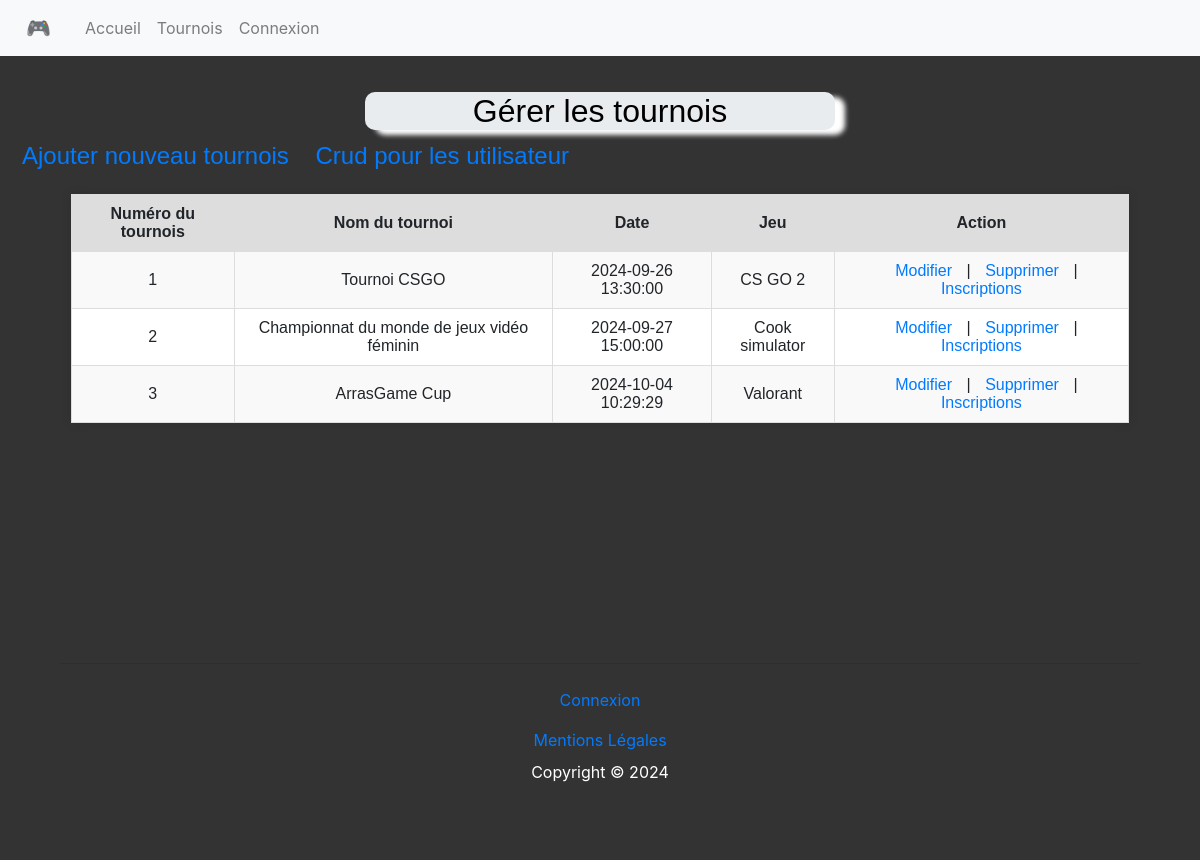
The app's page /AP/crudtournois.php, older data.
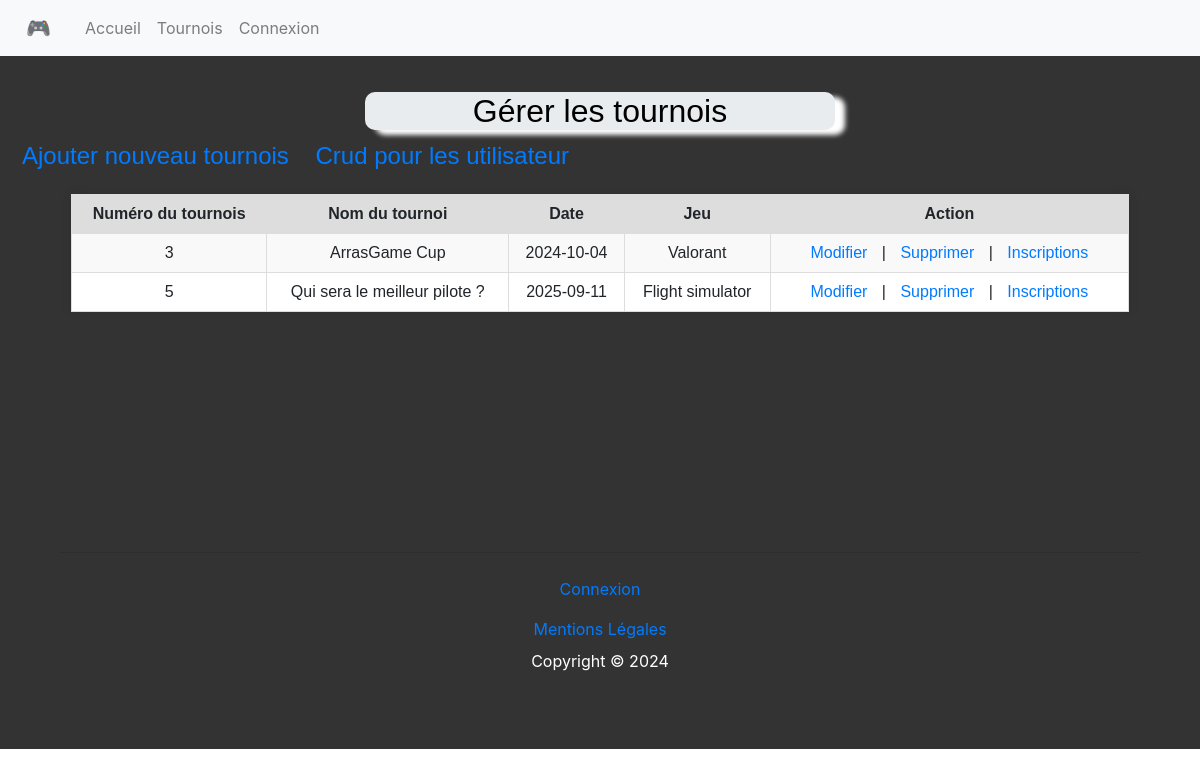
The same page, newer data.
### tables this page shows
CREATE TABLE `tournois` (
  `id` int(11) NOT NULL,
  `nom_tournoi` varchar(100) NOT NULL,
  `date` date NOT NULL,
  `id_jeu` int(11) NOT NULL
);

CREATE TABLE `jeux` (
  `id` int(11) NOT NULL,
  `nom_jeu` varchar(100) NOT NULL,
  `plateforme` varchar(100) NOT NULL
);

### AP/crudtournois.php (the view, shortened to what this page needs)
<?php
require_once("db_connect.php");
$stmt = $pdo->prepare("SELECT tournois.id, tournois.nom_tournoi AS nom_tournoi, tournois.date, jeux.nom_jeu FROM tournois JOIN jeux ON tournois.id_jeu = jeux.id ORDER BY tournois.id");
$stmt->execute();
?>
<html>
<head>
    <link rel="stylesheet" href="style.css">
    <link rel="stylesheet" href="https://stackpath.bootstrapcdn.com/bootstrap/4.3.1/css/bootstrap.min.css">
</head>
<body>
	<?php include('header.php'); ?>
	<main>
		<br>
		<div class="titre">
			<h2>Gérer les tournois</h2>
		</div>
		<p>
			<a href="addtournois.php ">Ajouter nouveau tournois</a>
        	<a href="crud.php">Crud pour les utilisateur</a>
		</p>
		<table width='80%' border=0>
			<tr bgcolor='#DDDDDD'>
				<td><strong>Numéro du tournois </strong></td>
				<td><strong>Nom du tournoi</strong></td>
				<td><strong>Date</strong></td>
            	<td><strong>Jeu</strong></td>
				<td><strong>Action</strong></td>
			</tr>
			<?php
	    	while ($res = $stmt->fetch(PDO::FETCH_ASSOC)) {
            	echo "<tr>";
				echo "<td>".$res['id']."</td>";
            	echo "<td>".$res['nom_tournoi']."</td>";
            	echo "<td>".$res['date']."</td>";
            	echo "<td>".$res['nom_jeu']."</td>";
            	echo "<td><a href=\"edittournoi.php?id=".$res['id']."\">Modifier</a> |
            	<a href=\"deletetournois.php?id=".$res['id']."\" onClick=\"return confirm('Êtes vous sur de vouloir supprimer ?')\">Supprimer</a> |
				<a href=\"crudinscriptions.php?id=".$res['id']."\">Inscriptions</a></td>";
        	}
			?>
		</table>
		<br>
		<br>
		<br>
		<br>
	</main>
	<?php include('footer.php'); ?>
</body>
</html>

### AP/header.php (shortened to what this page needs)
<!DOCTYPE html>
<html lang="fr">
<head>
    <link rel="stylesheet" href="style.css">
    <link rel="stylesheet" href="https://stackpath.bootstrapcdn.com/bootstrap/4.5.2/css/bootstrap.min.css">
    <link rel="stylesheet" href="https://stackpath.bootstrapcdn.com/bootstrap/4.3.1/css/bootstrap.min.css">
</head>
<body>
    <header>
        <nav class="navbar navbar-expand-lg navbar-light bg-light">
            <a class="navbar-brand" href="index.php">🎮</a>
            <div class="collapse navbar-collapse" id="navbarNav">
                <ul class="navbar-nav">
                    <li class="nav-item">
                        <a class="nav-link" href="index.php">Accueil <span class="sr-only"></span></a>
                    </li>
                    <li class="nav-item">
                        <a class="nav-link" href="liste_tournoi.php">Tournois</a>
                    </li>
                    <li>
                    <?php
                    if(isset($_SESSION['pseudo'])) {
                        echo '<a class="nav-link" href="deconnexion.php">Déconnexion</a>';
                    } else {
                        echo '<a class="nav-link" href="connexions.php">Connexion</a>';
                    }
                    ?>
                    </li>
                </ul>
            </div>
        </nav>
    </header>
</body>

### AP/footer.php
<footer>
    <hr>
        <ul class="navbar-nav">
            <li class="nav-item">
            <?php
            if(isset($_SESSION['username'])) {
                echo '<a class="nav-link" href="deconnexion.php">Déconnexion</a>';
            } else {
                echo '<a class="nav-link" href="connexions.php">Connexion</a>';
            }
            ?>
            </li>
            <li class="nav-item">
                <a class="nav-link" href="mentions_legales.php">Mentions Légales</a>
            </li>
        </ul>
        <p>Copyright © 2024</p>
</footer>

### AP/style.css (style rules this page uses)
* { margin: 0; padding: 0; box-sizing: border-box; }
body { background-color: hsl(328, 100%, 50%); }
header { display: flex; justify-content: space-around; }
main { font-family: Arial, sans-serif; font-size: 150%; text-align: justify; display: flex; padding-left:1%; padding-right : 1%; background-color: #333; }
.titre { text-align: center; margin-left: 30%; margin-right: 30%; border-radius: 10px; box-shadow : 10px 5px 5px white; background-color:#e9ecef; color : black; }
table { width: 90%; margin: 20px auto; border-collapse: collapse; background-color: #fff; box-shadow: 0 0 10px rgba(0,0,0,0.1); }
th, td { padding:10px; text-align:center; border:1px solid #ddd; }
tr:nth-child(even) { background-color:#f9f9f9; }
a { text-decoration : none; color : #007bff; padding:5px 10px; border-radius:5px; }
footer { background-color: #333; color: white; text-align: center; padding: 5%; }

Row changes from the older to the newer data that the page shows:
removed tournois: id "1", nom_tournoi "Tournoi CSGO", date "2024-09-26 13:30:00", id_jeu.nom_jeu "CS GO 2"
removed tournois: id "2", nom_tournoi "Championnat du monde de jeux vidéo féminin", date "2024-09-27 15:00:00", id_jeu.nom_jeu "Cook simulator"
changed tournois "ArrasGame Cup": date "2024-10-04 10:29:29" → "2024-10-04"
added tournois: id "5", nom_tournoi "Qui sera le meilleur pilote ?", date "2025-09-11", id_jeu.nom_jeu "Flight simulator"
